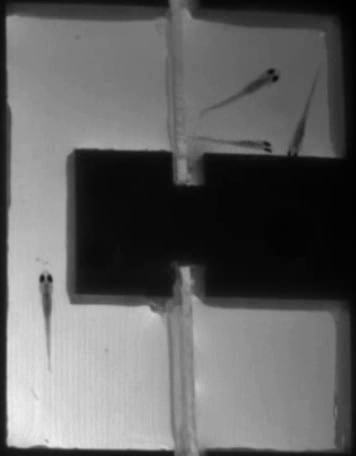
#> input picture _data/arena_still.png, 356 x 456 px, found by its file name
$ python 1_load_process_save.py
#> lines starting #> are read from the running program, lines starting #| are printed output that depends on the picture; after the words box and inside, x2 and y2 are one past the last pixel; in counts of white or black regions, pixels touching at a corner belong together
# Load still image, process it with numpy, and save the result to a PNG file

# Import libraries
import numpy as np
import imageio.v3 as iio

# Set paths
input_path = '_data/arena_still.png'
output_path = '_tmp/output.png'

# Load image from file
image = iio.imread(input_path)
#> image is the input picture: shape (456, 356); min 0, max 238, mean 98.4
print(image.shape)
#| (456, 356)

# Process image (binary threshold)
binary = image > 127
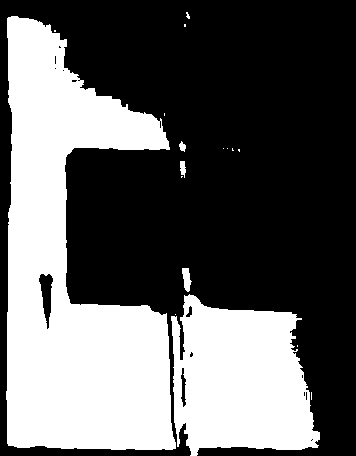
#> binary: shape (456, 356) bool; 38.2% white; 17 white regions (12 under 20 px), largest, box (x1, y1, x2, y2) and area: (6, 16, 176, 450) 43890, (171, 294, 320, 456) 17819, (182, 268, 192, 292) 154, (180, 161, 186, 178) 73, (179, 141, 186, 152) 48

# Convert to output image format (unsigned 8-bit integer, 0 and 255)
output_image = np.uint8(binary) * 255

# Save the processed image to a file
iio.imwrite(output_path, output_image)

#FIN
